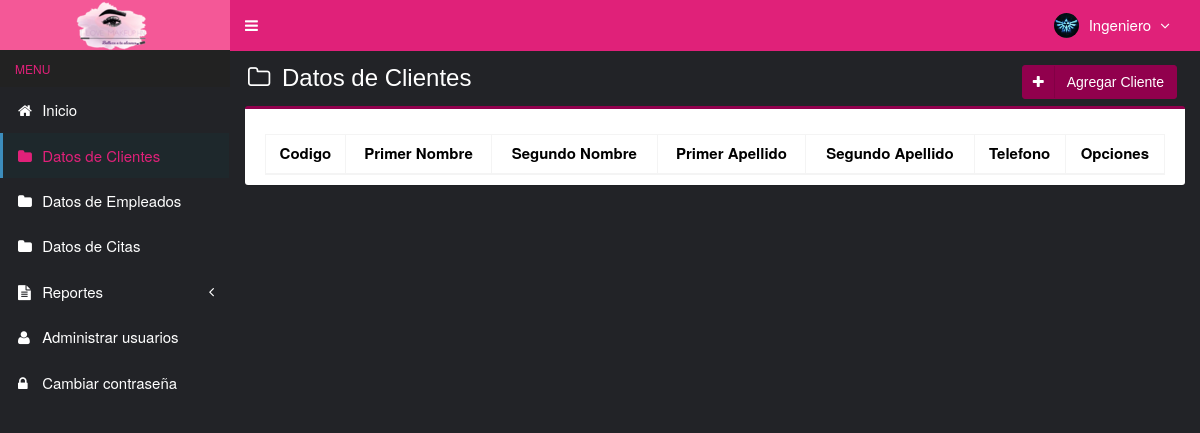
The app's page /main.php?module=mod_clientes (signed in), older data.
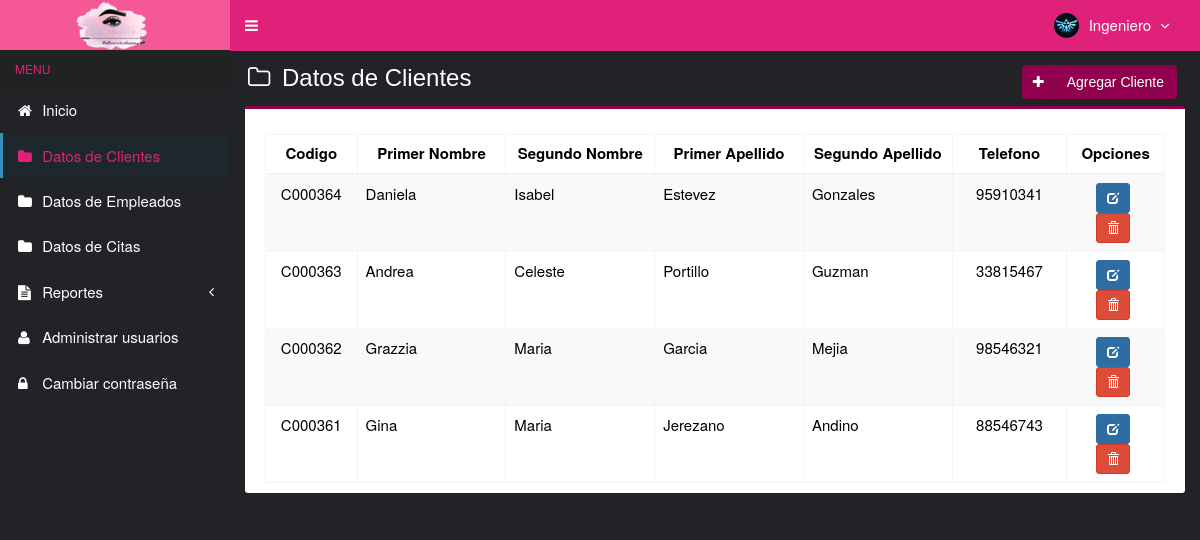
The same page, newer data.
### tables this page shows
CREATE TABLE `clientes` (
  `codigo_cliente` varchar(7) NOT NULL,
  `primerNombre` varchar(50) NOT NULL,
  `segundoNombre` varchar(50) NOT NULL,
  `primerApellido` varchar(50) NOT NULL,
  `segundoApellido` varchar(50) NOT NULL,
  `telefono` int(8) NOT NULL,
  `created_user` int(3) NOT NULL,
  `created_date` timestamp NOT NULL DEFAULT CURRENT_TIMESTAMP,
  `updated_user` int(3) NOT NULL,
  `updated_date` timestamp NOT NULL DEFAULT CURRENT_TIMESTAMP ON UPDATE CURRENT_TIMESTAMP
);

### modulos/mod_clientes/view.php (the view, shortened to what this page needs)
<section class="content-header">
  <h1 style="color:white;">
    <i class="fa fa-folder-o icon-title" style="color:white;"></i> Datos de Clientes
    <a class="btn btn-purple btn-social pull-right" href="?module=form_mod_clientes&form=add" title="agregar" data-toggle="tooltip" style="color:white;">
      <i class="fa fa-plus"></i> Agregar Cliente
    </a>
  </h1>
</section>
<section class="content">
  <div class="row">
    <div class="col-md-12">
      <div class="box box-primary">
        <div class="box-body">
          <table id="dataTables1" class="table table-bordered table-striped table-hover">
            <thead>
              <tr>
                <th class="center">Codigo</th>
                <th class="center">Primer Nombre</th>
                <th class="center">Segundo Nombre</th>
                <th class="center">Primer Apellido</th>
                <th class="center">Segundo Apellido</th>
                <th class="center">Telefono</th>
                <th class="center">Opciones</th>
              </tr>
            </thead>
            <tbody>
            <?php
            $query = mysqli_query($mysqli, "SELECT codigo_cliente,primerNombre,segundoNombre,primerApellido,segundoApellido,telefono FROM clientes ORDER BY codigo_cliente DESC")
                                            or die('error: '.mysqli_error($mysqli));
            while ($data = mysqli_fetch_assoc($query)) {
              echo "<tr>
                      <td width='80' class='center'>$data[codigo_cliente]</td>
                      <td width='130'>$data[primerNombre]</td>
                      <td width='130'>$data[segundoNombre]</td>
                      <td width='130'>$data[primerApellido]</td>
                      <td width='130'>$data[segundoApellido]</td>
                      <td width='100' class='center'>$data[telefono]</td>
                      <td class='center' width='80'>
                        <div>
                          <a data-toggle='tooltip' data-placement='top' title='modificar' style='margin-right:5px' class='btn btn-primary btn-sm' href='?module=form_mod_clientes&form=edit&id=$data[codigo_cliente]'>
                              <i style='color:#fff' class='glyphicon glyphicon-edit'></i>
                          </a>";
            ?>
                          <a data-toggle="tooltip" data-placement="top" title="Eliminar" style="margin-right:5px" class="btn btn-danger btn-sm" href="modulos/mod_clientes/proses.php?act=delete&id=<?php echo $data['codigo_cliente'];?>" onclick="return confirm('estas seguro de eliminar<?php echo $data['nombre']; ?> ?');">
                              <i style="color:#fff" class="glyphicon glyphicon-trash"></i>
                          </a>
            <?php
              echo "    </div>
                      </td>
                    </tr>";
            }
            ?>
            </tbody>
          </table>
        </div>
      </div>
    </div>
  </div>
</section><!-- /.content

Row changes from the older to the newer data that the page shows:
added clientes: codigo_cliente "C000364", primerNombre "Daniela", segundoNombre "Isabel", primerApellido "Estevez", segundoApellido "Gonzales", telefono "95910341"
added clientes: codigo_cliente "C000363", primerNombre "Andrea", segundoNombre "Celeste", primerApellido "Portillo", segundoApellido "Guzman", telefono "33815467"
added clientes: codigo_cliente "C000362", primerNombre "Grazzia", segundoNombre "Maria", primerApellido "Garcia", segundoApellido "Mejia", telefono "98546321"
added clientes: codigo_cliente "C000361", primerNombre "Gina", segundoNombre "Maria", primerApellido "Jerezano", segundoApellido "Andino", telefono "88546743"
